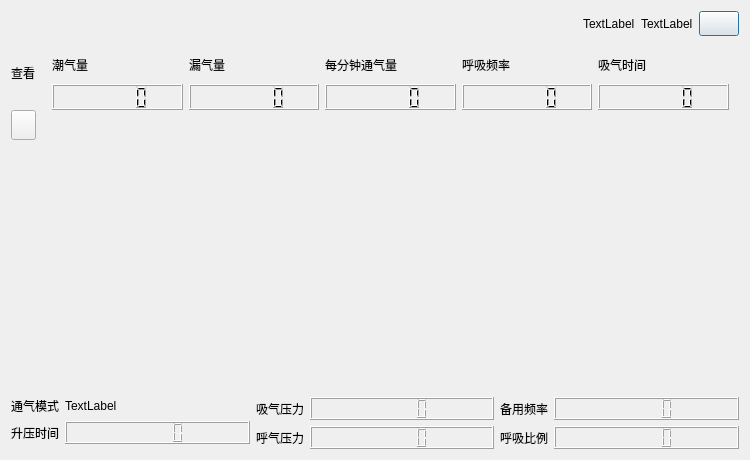
<?xml version="1.0" encoding="UTF-8"?>
<ui version="4.0">
 <class>Ventilator_Dialog</class>
 <widget class="QDialog" name="Ventilator_Dialog">
  <property name="geometry">
   <rect>
    <x>0</x>
    <y>0</y>
    <width>750</width>
    <height>460</height>
   </rect>
  </property>
  <property name="windowTitle">
   <string>Dialog</string>
  </property>
  <layout class="QGridLayout" name="gridLayout" rowstretch="1,2,4,1,0">
   <item row="0" column="0" colspan="2">
    <layout class="QHBoxLayout" name="horizontalLayout_5">
     <item>
      <spacer name="horizontalSpacer_3">
       <property name="orientation">
        <enum>Qt::Orientation::Horizontal</enum>
       </property>
       <property name="sizeHint" stdset="0">
        <size>
         <width>40</width>
         <height>20</height>
        </size>
       </property>
      </spacer>
     </item>
     <item>
      <layout class="QHBoxLayout" name="horizontalLayout_4">
       <item>
        <layout class="QHBoxLayout" name="horizontalLayout_3">
         <item>
          <widget class="QLabel" name="lab_name">
           <property name="text">
            <string>TextLabel</string>
           </property>
          </widget>
         </item>
         <item>
          <widget class="QLabel" name="lab_age">
           <property name="text">
            <string>TextLabel</string>
           </property>
          </widget>
         </item>
        </layout>
       </item>
       <item>
        <widget class="QPushButton" name="btn_quit">
         <property name="sizePolicy">
          <sizepolicy hsizetype="Fixed" vsizetype="Fixed">
           <horstretch>0</horstretch>
           <verstretch>0</verstretch>
          </sizepolicy>
         </property>
         <property name="minimumSize">
          <size>
           <width>25</width>
           <height>25</height>
          </size>
         </property>
         <property name="styleSheet">
          <string notr="true">border-image: url(:/resource_inside/images/back.png);</string>
         </property>
         <property name="text">
          <string/>
         </property>
        </widget>
       </item>
      </layout>
     </item>
    </layout>
   </item>
   <item row="1" column="0" colspan="2">
    <layout class="QHBoxLayout" name="horizontalLayout_7" stretch="1,111">
     <item>
      <layout class="QVBoxLayout" name="verticalLayout_6" stretch="2,5">
       <item>
        <widget class="QLabel" name="label_15">
         <property name="text">
          <string>查看</string>
         </property>
        </widget>
       </item>
       <item>
        <widget class="QPushButton" name="btn_lock">
         <property name="sizePolicy">
          <sizepolicy hsizetype="Fixed" vsizetype="Fixed">
           <horstretch>0</horstretch>
           <verstretch>0</verstretch>
          </sizepolicy>
         </property>
         <property name="minimumSize">
          <size>
           <width>25</width>
           <height>30</height>
          </size>
         </property>
         <property name="styleSheet">
          <string notr="true">border-image: url(:/resource_inside/images/lock.png);</string>
         </property>
         <property name="text">
          <string/>
         </property>
        </widget>
       </item>
      </layout>
     </item>
     <item>
      <layout class="QVBoxLayout" name="verticalLayout_7">
       <item>
        <layout class="QHBoxLayout" name="horizontalLayout_6">
         <property name="leftMargin">
          <number>10</number>
         </property>
         <property name="topMargin">
          <number>10</number>
         </property>
         <property name="rightMargin">
          <number>10</number>
         </property>
         <property name="bottomMargin">
          <number>10</number>
         </property>
         <item>
          <layout class="QVBoxLayout" name="verticalLayout_5">
           <item>
            <widget class="QLabel" name="label">
             <property name="text">
              <string>潮气量</string>
             </property>
            </widget>
           </item>
           <item>
            <widget class="QLCDNumber" name="num_wet"/>
           </item>
          </layout>
         </item>
         <item>
          <layout class="QVBoxLayout" name="verticalLayout_4">
           <item>
            <widget class="QLabel" name="label_3">
             <property name="text">
              <string>漏气量</string>
             </property>
            </widget>
           </item>
           <item>
            <widget class="QLCDNumber" name="num_leak"/>
           </item>
          </layout>
         </item>
         <item>
          <layout class="QVBoxLayout" name="verticalLayout_3">
           <item>
            <widget class="QLabel" name="label_5">
             <property name="text">
              <string>每分钟通气量</string>
             </property>
            </widget>
           </item>
           <item>
            <widget class="QLCDNumber" name="num_air_min"/>
           </item>
          </layout>
         </item>
         <item>
          <layout class="QVBoxLayout" name="verticalLayout_2">
           <item>
            <widget class="QLabel" name="label_7">
             <property name="text">
              <string>呼吸频率</string>
             </property>
            </widget>
           </item>
           <item>
            <widget class="QLCDNumber" name="num_breathingRate"/>
           </item>
          </layout>
         </item>
         <item>
          <layout class="QVBoxLayout" name="verticalLayout">
           <item>
            <widget class="QLabel" name="label_9">
             <property name="text">
              <string>吸气时间</string>
             </property>
            </widget>
           </item>
           <item>
            <widget class="QLCDNumber" name="num_breathingTime"/>
           </item>
          </layout>
         </item>
        </layout>
       </item>
       <item>
        <spacer name="horizontalSpacer_4">
         <property name="orientation">
          <enum>Qt::Orientation::Horizontal</enum>
         </property>
         <property name="sizeHint" stdset="0">
          <size>
           <width>40</width>
           <height>20</height>
          </size>
         </property>
        </spacer>
       </item>
      </layout>
     </item>
    </layout>
   </item>
   <item row="2" column="0" rowspan="2" colspan="2">
    <layout class="QHBoxLayout" name="horizontalLayout_2">
     <item>
      <widget class="Alarm_Light" name="widget_light" native="true"/>
     </item>
     <item>
      <widget class="QWidget" name="widget" native="true">
       <property name="minimumSize">
        <size>
         <width>25</width>
         <height>25</height>
        </size>
       </property>
       <widget class="QLabel" name="lab_Gif">
        <property name="geometry">
         <rect>
          <x>0</x>
          <y>-10</y>
          <width>370</width>
          <height>250</height>
         </rect>
        </property>
        <property name="sizePolicy">
         <sizepolicy hsizetype="Minimum" vsizetype="Minimum">
          <horstretch>0</horstretch>
          <verstretch>0</verstretch>
         </sizepolicy>
        </property>
        <property name="minimumSize">
         <size>
          <width>370</width>
          <height>250</height>
         </size>
        </property>
        <property name="text">
         <string/>
        </property>
       </widget>
      </widget>
     </item>
    </layout>
   </item>
   <item row="4" column="0" colspan="2">
    <layout class="QHBoxLayout" name="horizontalLayout">
     <item>
      <layout class="QFormLayout" name="formLayout_3">
       <item row="0" column="0">
        <widget class="QLabel" name="label_13">
         <property name="text">
          <string>通气模式</string>
         </property>
        </widget>
       </item>
       <item row="0" column="1">
        <widget class="QLabel" name="label_2">
         <property name="text">
          <string>TextLabel</string>
         </property>
        </widget>
       </item>
       <item row="1" column="0">
        <widget class="QLabel" name="label_14">
         <property name="text">
          <string>升压时间</string>
         </property>
        </widget>
       </item>
       <item row="1" column="1">
        <widget class="QLCDNumber" name="numboostTime"/>
       </item>
      </layout>
     </item>
     <item>
      <layout class="QFormLayout" name="formLayout_2">
       <item row="0" column="0">
        <widget class="QLabel" name="label_8">
         <property name="text">
          <string>吸气压力</string>
         </property>
        </widget>
       </item>
       <item row="0" column="1">
        <widget class="QLCDNumber" name="num_IPAP"/>
       </item>
       <item row="1" column="0">
        <widget class="QLabel" name="label_10">
         <property name="text">
          <string>呼气压力</string>
         </property>
        </widget>
       </item>
       <item row="1" column="1">
        <widget class="QLCDNumber" name="num_EPAP"/>
       </item>
      </layout>
     </item>
     <item>
      <layout class="QFormLayout" name="formLayout">
       <item row="0" column="0">
        <widget class="QLabel" name="label_4">
         <property name="text">
          <string>备用频率</string>
         </property>
        </widget>
       </item>
       <item row="0" column="1">
        <widget class="QLCDNumber" name="num_backupRate"/>
       </item>
       <item row="1" column="0">
        <widget class="QLabel" name="label_6">
         <property name="text">
          <string>呼吸比例</string>
         </property>
        </widget>
       </item>
       <item row="1" column="1">
        <widget class="QLCDNumber" name="num_IERO"/>
       </item>
      </layout>
     </item>
    </layout>
   </item>
  </layout>
 </widget>
 <customwidgets>
  <customwidget>
   <class>Alarm_Light</class>
   <extends>QWidget</extends>
   <header>alarm_light.h</header>
   <container>1</container>
  </customwidget>
 </customwidgets>
 <resources/>
 <connections/>
</ui>
